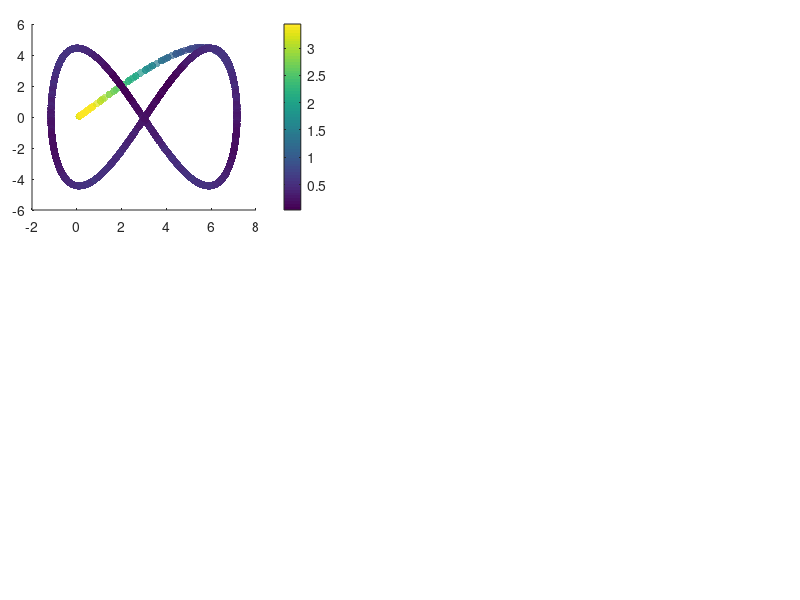

MATLAB code to generate this figure: (Note: this script raises an error after producing the figure.)
%% Code to show the results of the Inverse kinematic controller

% Clean variables
clc, clear all, close all;
 
%% CARGA MIL
% Cargar la estructura desde el archivo .mat
load('Com_din_MiL.mat');

% DAtos de estado
h_MiL = x_states(1:4,:);
u_MiL = x_states(5:8,:);
t = t_time;

%%Tarea deseada
hd = ref(1:4,:);
hd_p = ref(5:8,:);

% Action de control dinamica
u = u_input;
uc = uc_input;

% Error definition
for k = 1:length(t)
    error_vector = hd(1:3, k)-h_MiL(1:3, k);
    error_dynamic(k) = norm(error_vector,2);
end

% Figure propert%% Figures
lw = 1; % linewidth 1
lwV = 2; % linewidth 2
fontsizeLabel = 11; %11
fontsizeLegend = 11;
fontsizeTicks = 11;
fontsizeTitel = 11;
sizeX = 1300; % size figure
sizeY = 750; % size figure

% color propreties
c1 = [80, 81, 79]/255;
c2 = [244, 213, 141]/255;
c3 = [242, 95, 92]/255;
c4 = [112, 141, 129]/255;

C18 = [0 0 0];
c5 = [130, 37, 37]/255;
c6 = [205, 167, 37]/255;
c7 = [81, 115, 180]/255;

C1 = [246 170 141]/255;
C2 = [51 187 238]/255;
C3 = [0 153 136]/255;
C4 = [238 119 51]/255;
C5 = [204 51 17]/255;
C6 = [238 51 119]/255;
C7 = [187 187 187]/255;
C8 = [80 80 80]/255;
C9 = [140 140 140]/255;
C10 = [0 128 255]/255;
C11 = [234 52 89]/255;
C12 = [39 124 252]/255;
C13 = [40 122 125]/255;
%C14 = [86 215 219]/255;
C14 = [252 94 158]/255;
C15 = [244 171 39]/255;
C16 = [100 121 162]/255;
C17 = [255 0 0]/255;
%% New color slection

figure('Position', [500 500 sizeX sizeY])
set(gcf, 'Position', [500 500 sizeX sizeY]);
fig1_comps.fig = gcf;

% Figure 1
axes('Position',[0.04 0.65 .35 .31]);
%% Colorbar
scatter(h_MiL(1, :),h_MiL(2, :),30,error_dynamic,'filled','MarkerFaceAlpha',0.7);
c = colorbar;
c.Label.Interpreter = 'latex';
c.Label.String = '$\textrm{Error}~||\tilde{\mathbf{\eta}}||$';

set(c,'TickLabelInterpreter','latex')

%% Desired Trajectory
hd_plot = line(hd(1,:),hd(2,:));
set(hd_plot, 'LineStyle', '--', 'Color', C8, 'LineWidth', 1.2*lw)

%% Real Trajectory
h_plot = line(h_MiL(1,:),h_MiL(2,:));
set(h_plot, 'LineStyle', '-', 'Color', C18, 'LineWidth', 1.2*lw)

%% Title of the image
hTitle_1 = title({'$\textrm{(a)}$'},'fontsize',14,'interpreter','latex','Color',C18);
%hXLabel_1 = xlabel('$x~[m]$','fontsize',9,'interpreter','latex', 'Color',C18);
hYLabel_1 = ylabel('$y~[m]$','fontsize',9,'interpreter','latex', 'Color',C18);

%% Legend nomeclature
hLegend_1 = legend([hd_plot, h_plot],{'$\mathbf{\eta}_d$','$\mathbf{\eta}$'},'fontsize',12,'interpreter','latex','Color',[255 255 255]/255,'Location','best','NumColumns',1,'TextColor','black');
set(gca,'ticklabelinterpreter','latex',...
        'fontsize',1.3*fontsizeTicks)
% Figure properties
ax_1 = gca;
ax_1.Box = 'on';
ax_1.BoxStyle = 'full';
ax_1.TickLength = [0.005;0.005];
ax_1.TickDirMode = 'auto';
ax_1.YMinorTick = 'on';
ax_1.XMinorTick = 'on';
% ax_2.XTickLabel = [];
ax_1.XMinorGrid = 'on';
ax_1.YMinorGrid = 'on';
%ax_2.MinorGridColor = '#8f8f8f';
ax_1.MinorGridAlpha = 0.15;
ax_1.LineWidth = 0.8;
ax_1.XLim = [min(h_MiL(1,:))-0.2 max(h_MiL(1,:))+0.2];
ax_1.YLim = [min(h_MiL(2,:))-0.2 max(h_MiL(2,:))+0.2];

% Figure 2
axes('Position',[0.04 0.28 .35 .31]);
%% Colorbar
scatter(h_MiL(1, :),h_MiL(3, :),30,error_dynamic,'filled','MarkerFaceAlpha',0.7);
c = colorbar;
c.Label.Interpreter = 'latex';
c.Label.String = '$\textrm{Error}~||\tilde{\mathbf{\eta}}||$';

set(c,'TickLabelInterpreter','latex')

%% Desired Trajectory
hd_plot_2 = line(hd(1,:),hd(3,:));
set(hd_plot_2, 'LineStyle', '--', 'Color', C8, 'LineWidth', 1.2*lw)

%% Real Trajectory
h_plot_2 = line(h_MiL(1,:),h_MiL(3,:));
set(h_plot_2, 'LineStyle', '-', 'Color', C18, 'LineWidth', 1.2*lw)

%% Title of the image
hTitle_2 = title({'$\textrm{(b)}$'},'fontsize',14,'interpreter','latex','Color',C18);
hXLabel_2 = xlabel('$x~[m]$','fontsize',9,'interpreter','latex', 'Color',C18);
hYLabel_2 = ylabel('$z~[m]$','fontsize',9,'interpreter','latex', 'Color',C18);

%% Legend nomeclature
hLegend_2 = legend([hd_plot_2, h_plot_2],{'$\mathbf{\eta}_d$','$\mathbf{\eta}$'},'fontsize',12,'interpreter','latex','Color',[255 255 255]/255,'Location','best','NumColumns',1,'TextColor','black');
set(gca,'ticklabelinterpreter','latex',...
        'fontsize',1.3*fontsizeTicks)
% Figure properties
ax_2 = gca;
ax_2.Box = 'on';
ax_2.BoxStyle = 'full';
ax_2.TickLength = [0.005;0.005];
ax_2.TickDirMode = 'auto';
ax_2.YMinorTick = 'on';
ax_2.XMinorTick = 'on';
% ax_2.XTickLabel = [];
ax_2.XMinorGrid = 'on';
ax_2.YMinorGrid = 'on';
%ax_2.MinorGridColor = '#8f8f8f';
ax_2.MinorGridAlpha = 0.15;
ax_2.LineWidth = 0.8;
ax_2.XLim = [min(h_MiL(1,:))-0.2 max(h_MiL(1,:))+0.2];
ax_2.YLim = [min(h_MiL(3,:))-0.2 max(h_MiL(3,:))+0.2];

axes('Position',[0.45 0.65 .54 .31]);
%% Data generation
error_x_plot = line(t,hd(1,:)-h_MiL(1,:));
set(error_x_plot, 'LineStyle', '-', 'Color', C5, 'LineWidth', 1.1*lw);
error_y_plot = line(t,hd(2,:)-h_MiL(2,:));
set(error_y_plot, 'LineStyle', '-', 'Color', C3, 'LineWidth', 1.1*lw);
error_z_plot = line(t,hd(3,:)-h_MiL(3,:));
set(error_z_plot, 'LineStyle', '-', 'Color', c7, 'LineWidth', 1.1*lw);

% fig1_comps.p1 = ul_plot;
%% Title of the image
hTitle_3 = title({'$\textrm{(c)}$'},'fontsize',14,'interpreter','latex','Color',C18);
%xlabel('$\textrm{Time}[s]$','fontsize',10,'interpreter','latex','Color',C18);
ylabel('$\textrm{Control Error}~[m]$','fontsize',10,'interpreter','latex', 'Color',C18);

%% Legend nomeclature
hLegend_3 = legend([error_x_plot,error_y_plot, error_z_plot],{'$\tilde{\mathbf{\eta}}_x$','$\tilde{\mathbf{\eta}}_y$','$\tilde{\mathbf{\eta}}_z$'},'fontsize',12,'interpreter','latex','Color',[255 255 255]/255,'Location','best','NumColumns',1,'TextColor','black');
 set(gca,'ticklabelinterpreter','latex',...
         'fontsize',1.3*fontsizeTicks)
%% Figure properties
ax_3 = gca;
ax_3.Box = 'on';
ax_3.BoxStyle = 'full';
ax_3.TickLength = [0.01;0.01];
ax_3.TickDirMode = 'auto';
ax_3.XTickLabel = [];
ax_3.YMinorTick = 'on';
ax_3.XMinorTick = 'on';
ax_3.XMinorGrid = 'on';
ax_3.YMinorGrid = 'on';
%ax_1.MinorGridColor = '#8f8f8f';
ax_3.MinorGridAlpha = 0.15;
ax_3.LineWidth = 0.8;
ax_3.XLim = [0 t(end)];

%% Zoom Plot
axes('Position',[0.70 0.85 .2 .1]);
index_zoom_1 = (t>=20) & (t<=30);
error_x_plot_zoom = line(t(index_zoom_1),hd(1,(index_zoom_1))-h_MiL(1,(index_zoom_1)));
error_y_plot_zoom = line(t(index_zoom_1),hd(2,(index_zoom_1))-h_MiL(2,(index_zoom_1)));
error_z_plot_zoom = line(t(index_zoom_1),hd(3,(index_zoom_1))-h_MiL(3,(index_zoom_1)));

set(error_x_plot_zoom, 'LineStyle', '-', 'Color', C5, 'LineWidth', lw*0.8);
set(error_y_plot_zoom, 'LineStyle', '-', 'Color', C3, 'LineWidth', lw*0.8);
set(error_z_plot_zoom, 'LineStyle', '-', 'Color', c7, 'LineWidth', lw*0.8);

set(gca,'ticklabelinterpreter','latex',...
         'fontsize',fontsizeTicks*0.5)
ax_1_zoom = gca;
ax_1_zoom.Box = 'on';
ax_1_zoom.BoxStyle = 'full';
ax_1_zoom.TickLength = [0.01;0.01];
%ax_1_zoom.YLim = [-0.5 0.5];
%ax_1_zoom.YTickLabel = [];
%ax_1_zoom.XTickLabel = [];
ax_1_zoom.TickDirMode = 'manual';
ax_1_zoom.TickDir = 'in';
ax_1_zoom.YMinorTick = 'on';
ax_1_zoom.XMinorTick = 'on';
ax_1_zoom.LineWidth = 0.5;
ax_1_zoom.XMinorGrid = 'on';
ax_1_zoom.YMinorGrid = 'on';
axes('Position',[0.45 0.28 .54 .31]);
%% Data generation
u_l = line(t(1,1:length(u(1,:))),u(1,:));
set(u_l, 'LineStyle', '-', 'Color', C7, 'LineWidth', 1.3*lw);
u_m = line(t(1,1:length(u(2,:))),u(2,:));
set(u_m, 'LineStyle', '-', 'Color', C14, 'LineWidth', 1.3*lw);
u_n = line(t(1,1:length(u(3,:))),u(3,:));
set(u_n, 'LineStyle', '-', 'Color', C15, 'LineWidth', 1.3*lw);

uc_l = line(t(1,1:length(uc(1,:))),uc(1,:));
set(uc_l, 'LineStyle', '--', 'Color', [C7, 0.5], 'LineWidth', 1.3*lw);
uc_m = line(t(1,1:length(uc(2,:))),uc(2,:));
set(uc_m, 'LineStyle', '--', 'Color', [C14, 0.5], 'LineWidth', 1.3*lw);
uc_n = line(t(1,1:length(uc(3,:))),uc(3,:));
set(uc_n, 'LineStyle', '--', 'Color', [C15, 0.5], 'LineWidth', 1.3*lw);

uc_l_real = line(t(1,1:length(u_MiL(1,:))),u_MiL(1,:));
set(uc_l_real, 'LineStyle', '-.', 'Color', [C7, 0.25], 'LineWidth', 1.3*lw);
uc_m_real = line(t(1,1:length(u_MiL(2,:))),u_MiL(2,:));
set(uc_m_real, 'LineStyle', '-.', 'Color', [C14, 0.25], 'LineWidth', 1.3*lw);
uc_n_real = line(t(1,1:length(u_MiL(3,:))),u_MiL(3,:));
set(uc_n_real, 'LineStyle', '-.', 'Color', [C15, 0.25], 'LineWidth', 1.3*lw);

% fig1_comps.p1 = ul_plot;
%% Title of the image
hTitle_4 = title({'$\textrm{(d)}$'},'fontsize',14,'interpreter','latex','Color',C18);
xlabel('$\textrm{Time}[s]$','fontsize',10,'interpreter','latex','Color',C18);
ylabel('$\textrm{Inputs}~[m/s]$','fontsize',10,'interpreter','latex', 'Color',C18);

%% Legend nomeclature
hLegend_4 = legend([u_l,u_m, u_n, uc_l,uc_m, uc_n, uc_l_real,uc_m_real, uc_n_real ],{'${\mu}_{l_{ref}}$','${\mu}_{m_{ref}}$','${\mu}_{n_{ref}}$'},'fontsize',12,'interpreter','latex','Color',[255 255 255]/255,'Location','best','NumColumns',1,'TextColor','black');
 set(gca,'ticklabelinterpreter','latex',...
         'fontsize',1.3*fontsizeTicks)
%% Figure properties
ax_4 = gca;
ax_4.Box = 'on';
ax_4.BoxStyle = 'full';
ax_4.TickLength = [0.01;0.01];
ax_4.TickDirMode = 'auto';
ax_4.YMinorTick = 'on';
ax_4.XMinorTick = 'on';
ax_4.XMinorGrid = 'on';
ax_4.YMinorGrid = 'on';
%ax_1.MinorGridColor = '#8f8f8f';
ax_4.MinorGridAlpha = 0.15;
ax_4.LineWidth = 0.8;
ax_4.XLim = [0 t(end)];
% 
set(gcf, 'Color', 'w'); % Sets axes background
export_fig b_Results_Dinamic_Control_MiL.pdf -q101
